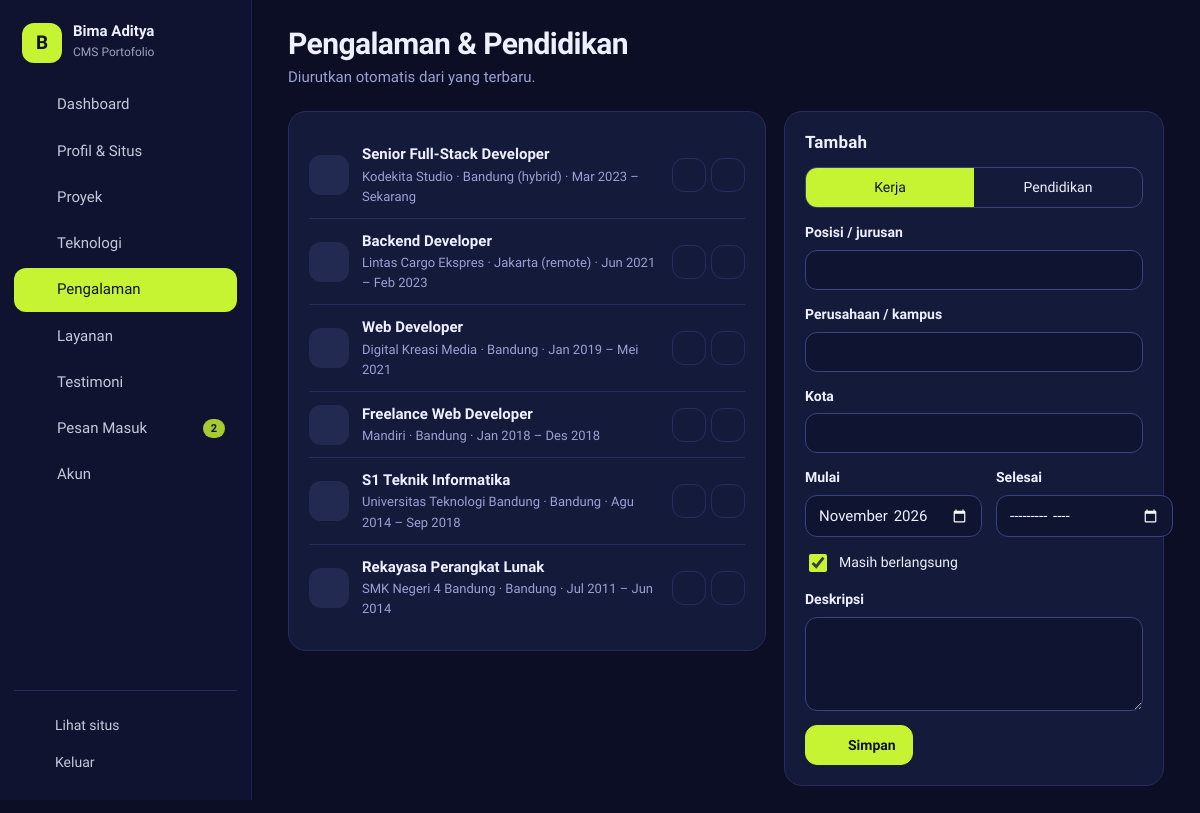
/index.php?page=pengalaman (signed in), run on the app's committed database.
### tables this page shows
CREATE TABLE pengalaman (
  id INT AUTO_INCREMENT PRIMARY KEY,
  jenis ENUM('kerja','pendidikan') NOT NULL DEFAULT 'kerja',
  posisi VARCHAR(100) NOT NULL,
  instansi VARCHAR(120) NOT NULL,
  kota VARCHAR(60) NOT NULL DEFAULT '',
  mulai DATE NOT NULL,
  selesai DATE NULL,
  deskripsi TEXT NOT NULL
);

### index.php (called while the page is built, shortened)
<?php
require __DIR__ . '/includes/bootstrap.php';
$admin = [
    'login'         => 'pages/admin/login.php',
    'logout'        => 'pages/admin/logout.php',
    'dashboard'     => 'pages/admin/dashboard.php',
    'profil'        => 'pages/admin/profil.php',
    'kelola-proyek' => 'pages/admin/proyek.php',
    'proyek-form'   => 'pages/admin/proyek-form.php',
    'teknologi'     => 'pages/admin/teknologi.php',
    'pengalaman'    => 'pages/admin/pengalaman.php',
    'layanan'       => 'pages/admin/layanan.php',
    'testimoni'     => 'pages/admin/testimoni.php',
    'pesan'         => 'pages/admin/pesan.php',
    'akun'          => 'pages/admin/akun.php',
];
$page = (string) ($_GET['page'] ?? 'beranda');
require __DIR__ . '/' . $admin[$page];

### pages/admin/pengalaman.php (the view, shortened to what this page needs)
<?php
$edit = isset($_GET['id']) ? q('SELECT * FROM pengalaman WHERE id = ?', [(int) $_GET['id']])->fetch() : null;
$edit = $edit ?: ['id' => 0, 'jenis' => 'kerja', 'posisi' => '', 'instansi' => '', 'kota' => '', 'mulai' => date('Y-m-01'), 'selesai' => null, 'deskripsi' => ''];
$list = q('SELECT * FROM pengalaman ORDER BY jenis, COALESCE(selesai, "9999-12-31") DESC, mulai DESC')->fetchAll();
require ROOT . '/includes/admin_header.php';
?>
<div class="grid-side">
    <section class="card">
        <ul class="rows timeline-rows">
            <?php foreach ($list as $x): ?>
                <li><span class="logo-box"><?= icon($x['jenis'] === 'kerja' ? 'briefcase' : 'graduation-cap', 20) ?></span><div class="grow"><b><?= e($x['posisi']) ?></b><small><?= e($x['instansi']) ?><?= $x['kota'] ? ' · ' . e($x['kota']) : '' ?> · <?= bulan_tahun($x['mulai']) ?> – <?= bulan_tahun($x['selesai']) ?></small></div>
                    <div class="row-acts"><a class="icon-btn" href="<?= url('pengalaman', ['id' => $x['id']]) ?>"><?= icon('pencil', 16) ?></a><form method="post" onsubmit="return confirm('Hapus data ini?')"><?= csrf_field() ?><input type="hidden" name="id" value="<?= $x['id'] ?>"><button class="icon-btn danger" name="aksi" value="hapus"><?= icon('trash-2', 16) ?></button></form></div></li>
            <?php endforeach; ?>
        </ul>
    </section>
    <form method="post" class="card sticky">
        <div class="card-h"><h2><?= $edit['id'] ? 'Ubah' : 'Tambah' ?></h2><?php if ($edit['id']): ?><a href="<?= url('pengalaman') ?>">Batal</a><?php endif; ?></div>
        <div class="seg"><label><span>Kerja</span></label><label><span>Pendidikan</span></label></div>
        <label>Posisi / jurusan<input name="posisi" value="<?= e($edit['posisi']) ?>" required maxlength="100"></label>
        <label>Perusahaan / kampus<input name="instansi" value="<?= e($edit['instansi']) ?>" required maxlength="120"></label>
        <label>Kota<input name="kota" value="<?= e($edit['kota']) ?>" maxlength="60"></label>
        <div class="row-2"><label>Mulai<input type="month" name="mulai" value="<?= e(substr($edit['mulai'], 0, 7)) ?>" required></label><label>Selesai<input type="month" name="selesai" value="<?= e(substr((string) $edit['selesai'], 0, 7)) ?>"></label></div>
        <label class="check"><input type="checkbox" name="sekarang" <?= $edit['selesai'] ? '' : 'checked' ?>> Masih berlangsung</label>
        <label>Deskripsi<textarea name="deskripsi" rows="4"><?= e($edit['deskripsi']) ?></textarea></label>
        <button class="btn btn-main" type="submit"><?= icon('check', 18) ?> Simpan</button>
    </form>
</div>
<?php require ROOT . '/includes/admin_footer.php';

### includes/bootstrap.php (shortened to what this page needs)
<?php
function db(): PDO
{
    static $pdo = null;
    if ($pdo === null) {
        $c = require ROOT . '/config/database.php';
        $pdo = new PDO("mysql:host={$c['host']};port={$c['port']};dbname={$c['database']};charset=utf8mb4", $c['username'], $c['password'], [
            PDO::ATTR_ERRMODE => PDO::ERRMODE_EXCEPTION,
            PDO::ATTR_DEFAULT_FETCH_MODE => PDO::FETCH_ASSOC,
            PDO::ATTR_EMULATE_PREPARES => false,
        ]);
        $pdo->exec("SET time_zone = '+07:00'");
    }
    return $pdo;
}
function q(string $sql, array $params = []): PDOStatement
{
    $st = db()->prepare($sql);
    $st->execute($params);
    return $st;
}
function e($v): string { return htmlspecialchars((string) $v, ENT_QUOTES, 'UTF-8'); }
function url(string $page, array $p = []): string { return 'index.php?' . http_build_query(['page' => $page] + $p); }
function bulan_tahun(?string $d): string { return $d ? BLN[(int) date('n', strtotime($d))] . ' ' . date('Y', strtotime($d)) : 'Sekarang'; }
function icon(string $name, int $size = 18, string $cls = 'ic'): string
{
    static $ic = null;
    $ic ??= require __DIR__ . '/icons.php';
    return '<svg class="' . $cls . '" width="' . $size . '" height="' . $size . '" viewBox="0 0 24 24" fill="none" stroke="currentColor" stroke-width="1.8" stroke-linecap="round" stroke-linejoin="round" aria-hidden="true">' . ($ic[$name] ?? '') . '</svg>';
}

### assets/css/admin.css (style rules this page uses)
:root { --bg:#0b0e24;--card:#141a3a;--field:#0f1430;--ink:#eef0ff;--muted:#9aa1d4; --line:#262d5e;--line-strong:#3a4280;--acc:#c6f432;--acc-ink:#c6f432;--acc-border:#c6f432;--on-acc:#11142c;--acc-soft:#232a52; --side:#0f1330;--side-ink:#eef0ff;--side-hover:#1a2048;--side-on:#c6f432;--side-on-ink:#11142c;--side-line:#262d5e;--side-border:1px solid #1d2350; --danger:#ff7a8a;--err-bg:#2a1630;--ok-bg:#1d2a1a;--ok-ink:#c6f432;--ok-line:#4d6a1a; --r:18px;--r-sm:12px;--r-xs:6px;--bw:1px;--card-shadow:none;--btn-shadow:none; --f-head:'Unbounded',sans-serif;--f-body:'Sora',sans-serif; }
.card-h h2 { font-size:15px;letter-spacing:.01em }
input[type=month] { color-scheme:dark }
*,*::before,*::after { box-sizing:border-box }
html { -webkit-text-size-adjust:100% }
body.adm { margin:0;background:var(--bg);color:var(--ink);font:15px/1.55 var(--f-body);min-height:100vh }
a { color:var(--acc-ink) }
h1,h2,h3 { font-family:var(--f-head);margin:0;line-height:1.2 }
.grow { flex:1;min-width:0 }
.ic { flex:none }
.btn { display:inline-flex;align-items:center;gap:8px;padding:10px 16px;border-radius:var(--r-sm);border:var(--bw) solid var(--line-strong);background:var(--card);color:var(--ink);font:600 14px var(--f-body);cursor:pointer;text-decoration:none;white-space:nowrap;transition:transform .15s }
.btn-main { background:var(--acc);border-color:var(--acc-border);color:var(--on-acc);box-shadow:var(--btn-shadow) }
.btn.danger,.icon-btn.danger { color:var(--danger) }
.icon-btn { width:34px;height:34px;display:inline-grid;place-items:center;border-radius:var(--r-sm);border:var(--bw) solid var(--line);background:var(--card);color:var(--ink);cursor:pointer;text-decoration:none;padding:0 }
.card { background:var(--card);border:var(--bw) solid var(--line);border-radius:var(--r);padding:20px;box-shadow:var(--card-shadow);min-width:0 }
.card+.card { margin-top:18px }
.card-h { display:flex;align-items:center;justify-content:space-between;gap:10px;margin-bottom:14px }
.card-h h2 { font-size:17px }
.grid-side { display:grid;grid-template-columns:minmax(0,1fr) 380px;gap:18px;align-items:start }
.grid-side .card+.card { margin-top:0 }
.sticky { position:sticky;top:20px }
.rows { list-style:none;margin:0;padding:0 }
.rows li { display:flex;align-items:center;gap:13px;padding:11px 0;border-bottom:1px solid var(--line) }
.rows li:last-child { border-bottom:0 }
.rows li b { display:block;font-weight:600 }
.rows li small { display:block;color:var(--muted);font-size:13px }
.av,.logo-box { width:40px;height:40px;flex:none;display:grid;place-items:center;border-radius:var(--r-sm);background:var(--acc-soft);color:var(--acc-ink);font-weight:700 }
.row-acts { display:flex;gap:5px;flex-wrap:wrap;justify-content:flex-end }
.row-acts form { margin:0 }
label { display:block;font-weight:600;font-size:14px;margin-bottom:14px }
input:not([type=checkbox]):not([type=radio]):not([type=file]):not([type=range]),select,textarea { display:block;width:100%;margin-top:6px;padding:10px 12px;border:var(--bw) solid var(--line-strong);border-radius:var(--r-sm);background:var(--field);color:var(--ink);font:400 15px var(--f-body) }
textarea { resize:vertical }
.check { display:flex;align-items:center;gap:9px;font-weight:500 }
.check input { width:18px;height:18px;accent-color:var(--acc) }
.row-2 { display:grid;grid-template-columns:1fr 1fr;gap:14px }
.seg { display:flex;border:var(--bw) solid var(--line-strong);border-radius:var(--r-sm);overflow:hidden;margin-bottom:14px }
.seg label { flex:1;margin:0;position:relative }
.seg span { display:block;text-align:center;padding:9px;cursor:pointer;font-weight:500 }
.seg input:checked+span { background:var(--acc);color:var(--on-acc) }

### data on the page
pengalaman: $size 20 (drawn), posisi "Senior Full-Stack Developer", instansi "Kodekita Studio", kota "Bandung (hybrid)", mulai "Mar 2023", selesai "Sekarang"
pengalaman: $size 20 (drawn), posisi "Backend Developer", instansi "Lintas Cargo Ekspres", kota "Jakarta (remote)", mulai "Jun 2021", selesai "Feb 2023"
pengalaman: $size 20 (drawn), posisi "Web Developer", instansi "Digital Kreasi Media", kota "Bandung", mulai "Jan 2019", selesai "Mei 2021"
pengalaman: $size 20 (drawn), posisi "Freelance Web Developer", instansi "Mandiri", kota "Bandung", mulai "Jan 2018", selesai "Des 2018"
pengalaman: $size 20 (drawn), posisi "S1 Teknik Informatika", instansi "Universitas Teknologi Bandung", kota "Bandung", mulai "Agu 2014", selesai "Sep 2018"
pengalaman: $size 20 (drawn), posisi "Rekayasa Perangkat Lunak", instansi "SMK Negeri 4 Bandung", kota "Bandung", mulai "Jul 2011", selesai "Jun 2014"

### other printed values
mb_strtoupper(mb_substr(setting('nama', 'P'), 0, 1)) "B"
setting('nama') "Bima Aditya"
$l "Dashboard"
$l "Profil & Situs"
$l "Proyek"
$l "Teknologi"
$l "Pengalaman"
$l "Layanan"
$l "Testimoni"
$l "Pesan Masuk"
$n "2"
$l "Akun"
$title "Pengalaman & Pendidikan"
$sub "Diurutkan otomatis dari yang terbaru."
